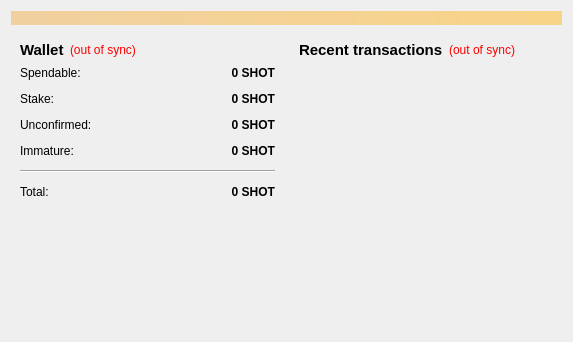
<?xml version="1.0" encoding="UTF-8"?>
<ui version="4.0">
 <class>OverviewPage</class>
 <widget class="QWidget" name="OverviewPage">
  <property name="geometry">
   <rect>
    <x>0</x>
    <y>0</y>
    <width>573</width>
    <height>342</height>
   </rect>
  </property>
  <property name="windowTitle">
   <string>Form</string>
  </property>
  <layout class="QVBoxLayout" name="topLayout">
   <item>
    <widget class="QLabel" name="labelAlerts">
     <property name="visible">
      <bool>false</bool>
     </property>
     <property name="styleSheet">
      <string notr="true">background-color: qlineargradient(x1: 0, y1: 0, x2: 1, y2: 0, stop:0 #F0D0A0, stop:1 #F8D488);  color:#000000
</string>
     </property>
     <property name="wordWrap">
      <bool>true</bool>
     </property>
     <property name="margin">
      <number>3</number>
     </property>
    </widget>
   </item>
   <item>
    <layout class="QHBoxLayout" name="horizontalLayout" stretch="1,1">
     <item>
      <layout class="QVBoxLayout" name="verticalLayout_2">
       <item>
        <widget class="QWidget" name="widget" native="true">
         <layout class="QVBoxLayout" name="verticalLayout_4">
          <item>
           <layout class="QHBoxLayout" name="horizontalLayout_4">
            <item>
             <widget class="QLabel" name="label_5">
              <property name="font">
               <font>
                <pointsize>11</pointsize>
                <weight>75</weight>
                <bold>true</bold>
               </font>
              </property>
              <property name="text">
               <string>Wallet</string>
              </property>
             </widget>
            </item>
            <item>
             <widget class="QLabel" name="labelWalletStatus">
              <property name="toolTip">
               <string>The displayed information may be out of date. Your wallet automatically synchronizes with the Moonshot network after a connection is established, but this process has not completed yet.</string>
              </property>
              <property name="styleSheet">
               <string notr="true">QLabel { color: red; }</string>
              </property>
              <property name="text">
               <string notr="true">(out of sync)</string>
              </property>
              <property name="alignment">
               <set>Qt::AlignLeading|Qt::AlignLeft|Qt::AlignVCenter</set>
              </property>
             </widget>
            </item>
            <item>
             <spacer name="horizontalSpacer_2">
              <property name="orientation">
               <enum>Qt::Horizontal</enum>
              </property>
              <property name="sizeHint" stdset="0">
               <size>
                <width>40</width>
                <height>20</height>
               </size>
              </property>
             </spacer>
            </item>
           </layout>
          </item>
          <item>
           <layout class="QFormLayout" name="formLayout_2">
            <property name="fieldGrowthPolicy">
             <enum>QFormLayout::AllNonFixedFieldsGrow</enum>
            </property>
            <property name="horizontalSpacing">
             <number>12</number>
            </property>
            <property name="verticalSpacing">
             <number>12</number>
            </property>
            <item row="0" column="0">
             <widget class="QLabel" name="label">
              <property name="text">
               <string>Spendable:</string>
              </property>
             </widget>
            </item>
            <item row="0" column="1">
             <widget class="QLabel" name="labelBalance">
              <property name="font">
               <font>
                <weight>75</weight>
                <bold>true</bold>
               </font>
              </property>
              <property name="cursor">
               <cursorShape>IBeamCursor</cursorShape>
              </property>
              <property name="toolTip">
               <string>Your current spendable balance</string>
              </property>
              <property name="text">
               <string notr="true">0 SHOT</string>
              </property>
              <property name="alignment">
               <set>Qt::AlignRight|Qt::AlignTrailing|Qt::AlignVCenter</set>
              </property>
              <property name="textInteractionFlags">
               <set>Qt::LinksAccessibleByMouse|Qt::TextSelectableByKeyboard|Qt::TextSelectableByMouse</set>
              </property>
             </widget>
            </item>
            <item row="1" column="0">
             <widget class="QLabel" name="label_6">
              <property name="text">
               <string>Stake:</string>
              </property>
             </widget>
            </item>
            <item row="1" column="1">
             <widget class="QLabel" name="labelStake">
              <property name="font">
               <font>
                <weight>75</weight>
                <bold>true</bold>
               </font>
              </property>
              <property name="cursor">
               <cursorShape>IBeamCursor</cursorShape>
              </property>
              <property name="toolTip">
               <string>Total of coins that was staked, and do not yet count toward the current balance</string>
              </property>
              <property name="text">
               <string notr="true">0 SHOT</string>
              </property>
              <property name="alignment">
               <set>Qt::AlignRight|Qt::AlignTrailing|Qt::AlignVCenter</set>
              </property>
              <property name="textInteractionFlags">
               <set>Qt::LinksAccessibleByMouse|Qt::TextSelectableByKeyboard|Qt::TextSelectableByMouse</set>
              </property>
             </widget>
            </item>
            <item row="2" column="0">
             <widget class="QLabel" name="label_3">
              <property name="text">
               <string>Unconfirmed:</string>
              </property>
             </widget>
            </item>
            <item row="2" column="1">
             <widget class="QLabel" name="labelUnconfirmed">
              <property name="font">
               <font>
                <weight>75</weight>
                <bold>true</bold>
               </font>
              </property>
              <property name="cursor">
               <cursorShape>IBeamCursor</cursorShape>
              </property>
              <property name="toolTip">
               <string>Total of transactions that have yet to be confirmed, and do not yet count toward the current balance</string>
              </property>
              <property name="text">
               <string notr="true">0 SHOT</string>
              </property>
              <property name="alignment">
               <set>Qt::AlignRight|Qt::AlignTrailing|Qt::AlignVCenter</set>
              </property>
              <property name="textInteractionFlags">
               <set>Qt::LinksAccessibleByMouse|Qt::TextSelectableByKeyboard|Qt::TextSelectableByMouse</set>
              </property>
             </widget>
            </item>
            <item row="3" column="0">
             <widget class="QLabel" name="labelImmatureText">
              <property name="text">
               <string>Immature:</string>
              </property>
             </widget>
            </item>
            <item row="3" column="1">
             <widget class="QLabel" name="labelImmature">
              <property name="font">
               <font>
                <weight>75</weight>
                <bold>true</bold>
               </font>
              </property>
              <property name="toolTip">
               <string>Mined balance that has not yet matured</string>
              </property>
              <property name="text">
               <string notr="true">0 SHOT</string>
              </property>
              <property name="alignment">
               <set>Qt::AlignRight|Qt::AlignTrailing|Qt::AlignVCenter</set>
              </property>
              <property name="textInteractionFlags">
               <set>Qt::LinksAccessibleByMouse|Qt::TextSelectableByKeyboard|Qt::TextSelectableByMouse</set>
              </property>
             </widget>
            </item>
            <item row="4" column="0" colspan="2">
             <widget class="Line" name="line">
              <property name="orientation">
               <enum>Qt::Horizontal</enum>
              </property>
             </widget>
            </item>
            <item row="5" column="0">
             <widget class="QLabel" name="labelTotalText">
              <property name="text">
               <string>Total:</string>
              </property>
             </widget>
            </item>
            <item row="5" column="1">
             <widget class="QLabel" name="labelTotal">
              <property name="font">
               <font>
                <weight>75</weight>
                <bold>true</bold>
               </font>
              </property>
              <property name="cursor">
               <cursorShape>IBeamCursor</cursorShape>
              </property>
              <property name="toolTip">
               <string>Your current total balance</string>
              </property>
              <property name="text">
               <string notr="true">0 SHOT</string>
              </property>
              <property name="alignment">
               <set>Qt::AlignRight|Qt::AlignTrailing|Qt::AlignVCenter</set>
              </property>
              <property name="textInteractionFlags">
               <set>Qt::LinksAccessibleByMouse|Qt::TextSelectableByKeyboard|Qt::TextSelectableByMouse</set>
              </property>
             </widget>
            </item>
           </layout>
          </item>
         </layout>
        </widget>
       </item>
       <item>
        <spacer name="verticalSpacer">
         <property name="orientation">
          <enum>Qt::Vertical</enum>
         </property>
         <property name="sizeHint" stdset="0">
          <size>
           <width>20</width>
           <height>40</height>
          </size>
         </property>
        </spacer>
       </item>
      </layout>
     </item>
     <item>
      <layout class="QVBoxLayout" name="verticalLayout_3">
       <item>
        <widget class="QWidget" name="widget_2" native="true">
         <layout class="QVBoxLayout" name="verticalLayout">
          <item>
           <layout class="QHBoxLayout" name="horizontalLayout_2">
            <item>
             <widget class="QLabel" name="label_4">
              <property name="font">
               <font>
                <pointsize>11</pointsize>
                <weight>75</weight>
                <bold>true</bold>
               </font>
              </property>
              <property name="text">
               <string>&lt;b&gt;Recent transactions&lt;/b&gt;</string>
              </property>
             </widget>
            </item>
            <item>
             <widget class="QLabel" name="labelTransactionsStatus">
              <property name="toolTip">
               <string>The displayed information may be out of date. Your wallet automatically synchronizes with the Moonshot network after a connection is established, but this process has not completed yet.</string>
              </property>
              <property name="styleSheet">
               <string notr="true">QLabel { color: red; }</string>
              </property>
              <property name="text">
               <string notr="true">(out of sync)</string>
              </property>
              <property name="alignment">
               <set>Qt::AlignRight|Qt::AlignTrailing|Qt::AlignVCenter</set>
              </property>
             </widget>
            </item>
            <item>
             <spacer name="horizontalSpacer">
              <property name="orientation">
               <enum>Qt::Horizontal</enum>
              </property>
              <property name="sizeHint" stdset="0">
               <size>
                <width>40</width>
                <height>20</height>
               </size>
              </property>
             </spacer>
            </item>
           </layout>
          </item>
          <item>
           <widget class="QListView" name="listTransactions">
            <property name="styleSheet">
             <string notr="true">QListView { background: transparent; }</string>
            </property>
            <property name="frameShape">
             <enum>QFrame::NoFrame</enum>
            </property>
            <property name="verticalScrollBarPolicy">
             <enum>Qt::ScrollBarAlwaysOff</enum>
            </property>
            <property name="horizontalScrollBarPolicy">
             <enum>Qt::ScrollBarAlwaysOff</enum>
            </property>
            <property name="selectionMode">
             <enum>QAbstractItemView::NoSelection</enum>
            </property>
           </widget>
          </item>
         </layout>
        </widget>
       </item>
      </layout>
     </item>
    </layout>
   </item>
  </layout>
 </widget>
 <resources/>
 <connections/>
</ui>
